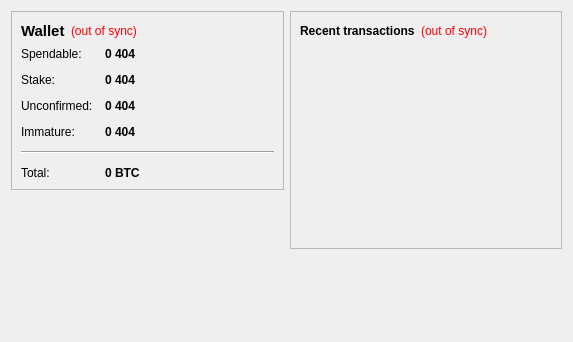
<?xml version="1.0" encoding="UTF-8"?>
<ui version="4.0">
 <class>OverviewPage</class>
 <widget class="QWidget" name="OverviewPage">
  <property name="geometry">
   <rect>
    <x>0</x>
    <y>0</y>
    <width>573</width>
    <height>342</height>
   </rect>
  </property>
  <property name="windowTitle">
   <string>Form</string>
  </property>
  <layout class="QHBoxLayout" name="horizontalLayout" stretch="1,1">
   <item>
    <layout class="QVBoxLayout" name="verticalLayout_2">
     <item>
      <widget class="QFrame" name="frame">
       <property name="frameShape">
        <enum>QFrame::StyledPanel</enum>
       </property>
       <property name="frameShadow">
        <enum>QFrame::Raised</enum>
       </property>
       <layout class="QVBoxLayout" name="verticalLayout_4">
        <item>
         <layout class="QHBoxLayout" name="horizontalLayout_4">
          <item>
           <widget class="QLabel" name="label_5">
            <property name="font">
             <font>
              <pointsize>11</pointsize>
              <weight>75</weight>
              <bold>true</bold>
             </font>
            </property>
            <property name="text">
             <string>Wallet</string>
            </property>
           </widget>
          </item>
          <item>
           <widget class="QLabel" name="labelWalletStatus">
            <property name="toolTip">
             <string>The displayed information may be out of date. Your wallet automatically synchronizes with the 404 network after a connection is established, but this process has not completed yet.</string>
            </property>
            <property name="styleSheet">
             <string notr="true">QLabel { color: red; }</string>
            </property>
            <property name="text">
             <string notr="true">(out of sync)</string>
            </property>
            <property name="alignment">
             <set>Qt::AlignLeading|Qt::AlignLeft|Qt::AlignVCenter</set>
            </property>
           </widget>
          </item>
          <item>
           <spacer name="horizontalSpacer_2">
            <property name="orientation">
             <enum>Qt::Horizontal</enum>
            </property>
            <property name="sizeHint" stdset="0">
             <size>
              <width>40</width>
              <height>20</height>
             </size>
            </property>
           </spacer>
          </item>
         </layout>
        </item>
        <item>
         <layout class="QFormLayout" name="formLayout_2">
          <property name="fieldGrowthPolicy">
           <enum>QFormLayout::AllNonFixedFieldsGrow</enum>
          </property>
          <property name="horizontalSpacing">
           <number>12</number>
          </property>
          <property name="verticalSpacing">
           <number>12</number>
          </property>
          <item row="0" column="0">
           <widget class="QLabel" name="label">
            <property name="text">
             <string>Spendable:</string>
            </property>
           </widget>
          </item>
          <item row="0" column="1">
           <widget class="QLabel" name="labelBalance">
            <property name="font">
             <font>
              <weight>75</weight>
              <bold>true</bold>
             </font>
            </property>
            <property name="cursor">
             <cursorShape>IBeamCursor</cursorShape>
            </property>
            <property name="toolTip">
             <string>Your current spendable balance</string>
            </property>
            <property name="text">
             <string notr="true">0 404</string>
            </property>
            <property name="textInteractionFlags">
             <set>Qt::LinksAccessibleByMouse|Qt::TextSelectableByKeyboard|Qt::TextSelectableByMouse</set>
            </property>
           </widget>
          </item>
          <item row="1" column="0">
           <widget class="QLabel" name="label_6">
            <property name="text">
             <string>Stake:</string>
            </property>
           </widget>
          </item>
          <item row="1" column="1">
           <widget class="QLabel" name="labelStake">
            <property name="font">
             <font>
              <weight>75</weight>
              <bold>true</bold>
             </font>
            </property>
            <property name="cursor">
             <cursorShape>IBeamCursor</cursorShape>
            </property>
            <property name="toolTip">
             <string>Total of coins that was staked, and do not yet count toward the current balance</string>
            </property>
            <property name="text">
             <string notr="true">0 404</string>
            </property>
            <property name="textInteractionFlags">
             <set>Qt::LinksAccessibleByMouse|Qt::TextSelectableByKeyboard|Qt::TextSelectableByMouse</set>
            </property>
           </widget>
          </item>
          <item row="2" column="0">
           <widget class="QLabel" name="label_3">
            <property name="text">
             <string>Unconfirmed:</string>
            </property>
           </widget>
          </item>
          <item row="2" column="1">
           <widget class="QLabel" name="labelUnconfirmed">
            <property name="font">
             <font>
              <weight>75</weight>
              <bold>true</bold>
             </font>
            </property>
            <property name="cursor">
             <cursorShape>IBeamCursor</cursorShape>
            </property>
            <property name="toolTip">
             <string>Total of transactions that have yet to be confirmed, and do not yet count toward the current balance</string>
            </property>
            <property name="text">
             <string notr="true">0 404</string>
            </property>
            <property name="textInteractionFlags">
             <set>Qt::LinksAccessibleByMouse|Qt::TextSelectableByKeyboard|Qt::TextSelectableByMouse</set>
            </property>
           </widget>
          </item>
          <item row="3" column="0">
           <widget class="QLabel" name="labelImmatureText">
            <property name="text">
             <string>Immature:</string>
            </property>
           </widget>
          </item>
          <item row="3" column="1">
           <widget class="QLabel" name="labelImmature">
            <property name="font">
             <font>
              <weight>75</weight>
              <bold>true</bold>
             </font>
            </property>
            <property name="toolTip">
             <string>Mined balance that has not yet matured</string>
            </property>
            <property name="text">
             <string notr="true">0 404</string>
            </property>
            <property name="textInteractionFlags">
             <set>Qt::LinksAccessibleByMouse|Qt::TextSelectableByKeyboard|Qt::TextSelectableByMouse</set>
            </property>
           </widget>
          </item>
          <item row="4" column="0" colspan="2">
           <widget class="Line" name="line">
            <property name="orientation">
             <enum>Qt::Horizontal</enum>
            </property>
           </widget>
          </item>
          <item row="5" column="0">
           <widget class="QLabel" name="labelTotalText">
            <property name="text">
             <string>Total:</string>
            </property>
           </widget>
          </item>
          <item row="5" column="1">
           <widget class="QLabel" name="labelTotal">
            <property name="font">
             <font>
              <weight>75</weight>
              <bold>true</bold>
             </font>
            </property>
            <property name="cursor">
             <cursorShape>IBeamCursor</cursorShape>
            </property>
            <property name="toolTip">
             <string>Your current total balance</string>
            </property>
            <property name="text">
             <string notr="true">0 BTC</string>
            </property>
            <property name="textInteractionFlags">
             <set>Qt::LinksAccessibleByMouse|Qt::TextSelectableByKeyboard|Qt::TextSelectableByMouse</set>
            </property>
           </widget>
          </item>
         </layout>
        </item>
       </layout>
      </widget>
     </item>
     <item>
      <spacer name="verticalSpacer">
       <property name="orientation">
        <enum>Qt::Vertical</enum>
       </property>
       <property name="sizeHint" stdset="0">
        <size>
         <width>20</width>
         <height>40</height>
        </size>
       </property>
      </spacer>
     </item>
    </layout>
   </item>
   <item>
    <layout class="QVBoxLayout" name="verticalLayout_3">
     <item>
      <widget class="QFrame" name="frame_2">
       <property name="frameShape">
        <enum>QFrame::StyledPanel</enum>
       </property>
       <property name="frameShadow">
        <enum>QFrame::Raised</enum>
       </property>
       <layout class="QVBoxLayout" name="verticalLayout">
        <item>
         <layout class="QHBoxLayout" name="horizontalLayout_2">
          <item>
           <widget class="QLabel" name="label_4">
            <property name="text">
             <string>&lt;b&gt;Recent transactions&lt;/b&gt;</string>
            </property>
           </widget>
          </item>
          <item>
           <widget class="QLabel" name="labelTransactionsStatus">
            <property name="toolTip">
             <string>The displayed information may be out of date. Your wallet automatically synchronizes with the 404 network after a connection is established, but this process has not completed yet.</string>
            </property>
            <property name="styleSheet">
             <string notr="true">QLabel { color: red; }</string>
            </property>
            <property name="text">
             <string notr="true">(out of sync)</string>
            </property>
            <property name="alignment">
             <set>Qt::AlignRight|Qt::AlignTrailing|Qt::AlignVCenter</set>
            </property>
           </widget>
          </item>
          <item>
           <spacer name="horizontalSpacer">
            <property name="orientation">
             <enum>Qt::Horizontal</enum>
            </property>
            <property name="sizeHint" stdset="0">
             <size>
              <width>40</width>
              <height>20</height>
             </size>
            </property>
           </spacer>
          </item>
         </layout>
        </item>
        <item>
         <widget class="QListView" name="listTransactions">
          <property name="styleSheet">
           <string notr="true">QListView { background: transparent; }</string>
          </property>
          <property name="frameShape">
           <enum>QFrame::NoFrame</enum>
          </property>
          <property name="verticalScrollBarPolicy">
           <enum>Qt::ScrollBarAlwaysOff</enum>
          </property>
          <property name="horizontalScrollBarPolicy">
           <enum>Qt::ScrollBarAlwaysOff</enum>
          </property>
          <property name="selectionMode">
           <enum>QAbstractItemView::NoSelection</enum>
          </property>
         </widget>
        </item>
       </layout>
      </widget>
     </item>
     <item>
      <spacer name="verticalSpacer_2">
       <property name="orientation">
        <enum>Qt::Vertical</enum>
       </property>
       <property name="sizeHint" stdset="0">
        <size>
         <width>20</width>
         <height>40</height>
        </size>
       </property>
      </spacer>
     </item>
    </layout>
   </item>
  </layout>
 </widget>
 <resources/>
 <connections/>
</ui>
